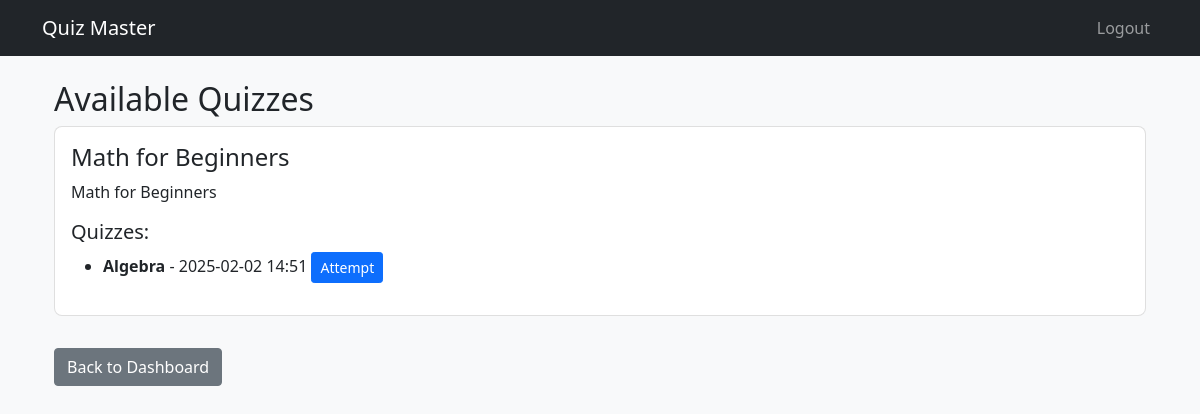
Page /user/available-quizzes (signed in) on the earlier database version.
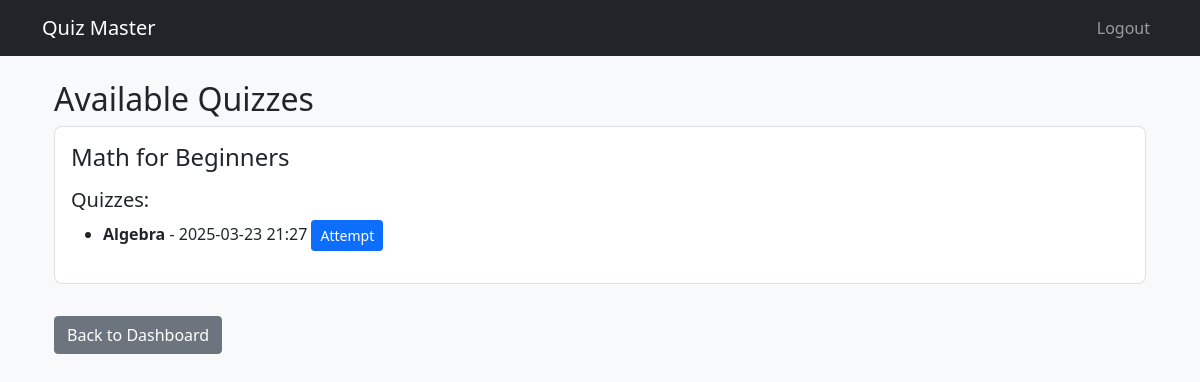
Same page on the later database version.
### app.py (models this page shows)
class Subject(db.Model):
    __tablename__ = 'subject'
    subject_id = db.Column(db.Integer, primary_key=True)
    name = db.Column(db.String(100), unique=True, nullable=False)
    description = db.Column(db.Text)
    chapters = db.relationship('Chapters', backref='subject', lazy=True)

class Quiz(db.Model):
    __tablename__ = 'quiz'
    quiz_id = db.Column(db.Integer, primary_key=True)
    chapter_id = db.Column(db.Integer, db.ForeignKey('chapters.chapter_id'), nullable=False)
    date_of_quiz = db.Column(db.DateTime, nullable=False)
    time_duration = db.Column(db.Interval, nullable=False, default=timedelta(hours=1))
    remarks = db.Column(db.Text)
    questions = db.relationship('Questions', backref='quiz', lazy=True)
    scores = db.relationship('Scores', backref='quiz', lazy=True)

class Chapters(db.Model):
    __tablename__ = 'chapters'
    chapter_id = db.Column(db.Integer, primary_key=True)
    name = db.Column(db.String(100), nullable=False)
    description = db.Column(db.Text)
    subject_id = db.Column(db.Integer, db.ForeignKey('subject.subject_id'), nullable=False)
    quizzes = db.relationship('Quiz', backref='chapter', lazy=True)

### app.py (the view)
@app.route('/user/available-quizzes')
@login_required
def available_quizzes():
    subjects = Subject.query.all()
    quizzes = Quiz.query.all()
    return render_template('available_quizzes.html', subjects=subjects, quizzes=quizzes)

### app.py (called while the page is built)
def login_required(f):
    @wraps(f)
    def decorated(*args, **kwargs):
        if 'user_id' not in session:
            return redirect(url_for('login'))
        return f(*args, **kwargs)
    return decorated

### templates/available_quizzes.html
{% extends "base.html" %}
{% block content %}
<div class="container mt-4">
    <h2>Available Quizzes</h2>
    {% for subject in subjects %}
    <div class="card mb-3">
        <div class="card-body">
            <h4>{{ subject.name }}</h4>
            <p>{{ subject.description }}</p>
            <h5>Quizzes:</h5>
            <ul>
                {% for quiz in quizzes if quiz.chapter.subject_id == subject.subject_id %}
                <li>
                    <strong>{{ quiz.chapter.name }}</strong> -
                    {{ quiz.date_of_quiz.strftime('%Y-%m-%d %H:%M') }}
                    <a href="{{ url_for('attempt_quiz', quiz_id=quiz.quiz_id) }}" class="btn btn-primary btn-sm">Attempt</a>
                </li>
                {% endfor %}
            </ul>
        </div>
    </div>
    {% endfor %}
    <a href="{{ url_for('user_dashboard') }}" class="btn btn-secondary mt-3">Back to Dashboard</a>
</div>
{% endblock %}

Differences in the rows shown:
changed Subject "Math for Beginners": description "Math for Beginners" → (not shown)
changed Quiz "Algebra": date_of_quiz "2025-02-02 14:51" → "2025-03-23 21:27"
